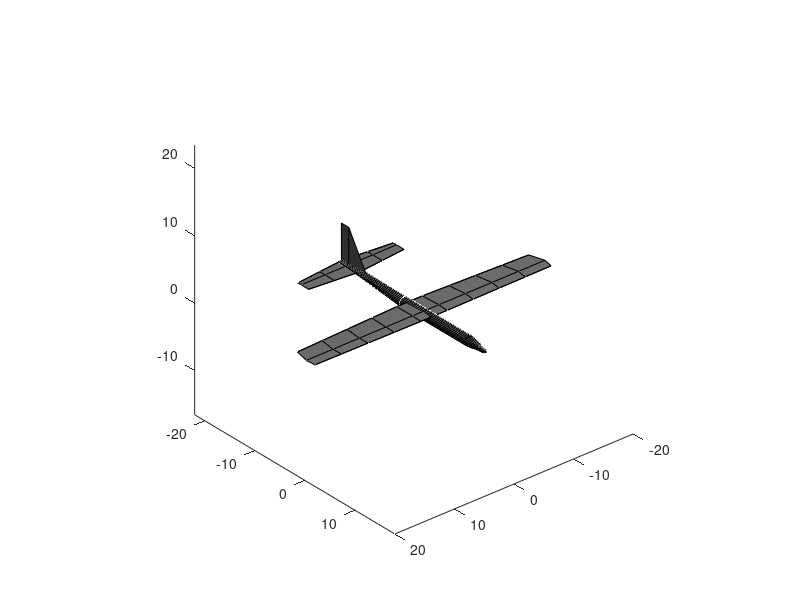

The MATLAB script that drew this image:
function [h] = draw(varargin) 
%C130 draws a simple 3D airplane loosely modelled after a Lockheed C-130.
% 
%% c130 Syntax 
% 
%  c130 
%  c130(x,y,z)
%  c130(...,'roll',RollDegrees)
%  c130(...,'pitch',PitchDegrees)
%  c130(...,'yaw',YawDegrees)
%  c130(...,'color',AirplaneColor)
%  c130(...,'fuselage',FuseLageColor)
%  c130(...,'wing',WingColor)
%  c130(...,'tailwing',TailwingColor)
%  c130(...,'fin',FinColor)
%  c130(...,'prop',PropellerColor)
%  c130(...,'scale',SizeScaleFactor)
%  c130(...,'z',ZScaleFactor)
%  c130(...,'linestyle','LineStyle')
%  c130(...,'linecolor',LineColor)
%  h = c130(...)
% 
%% c130 Description
%
% c130 draws a 3D airplane.
% 
% c130(x,y,z) draws an airplane centered approximately at the location
% given by x,y,z, where x, y, and z must be scalar values. 
% 
% c130(...,'roll',RollDegrees) specifies roll of the aircraft in degrees
% relative to the approximate center of gravity of the aircraft. 
%
% c130(...,'pitch',PitchDegrees) specifies pitch of the aircraft in
% degrees.
%
% c130(...,'yaw',YawDegrees) specifies yaw of the aircraft in degrees in
% the global coordinate system. The xyz2rpy function may help with
% determining appropriate yaw values. 
%
% c130(...,'color',AirplaneColor) specifies a color of all surfaces of
% the plane.  Color may be given by Matlab color name (e.g., 'red'),
% Matlab color abbreviation (e.g., 'r'), or RGB value (e.g., [1 0 0]).
% The 'color' option may be paired with options for specifying colors of
% specific parts of the plane.  For example, c130('color','b','wing',y)
% creates a blue airplane with yellow wings. Default color is gray. 
%
% c130(...,'fuselage',FuselageColor) specifies fuselage color. 
%
% c130(...,'wing',WingColor) specifies wing color. 
%
% c130(...,'tailwing',TailwingColor) specifies color of horizontal
% stabilizer wings at the tail of the plane. 
%
% c130(...,'fin',FinColor) specifies color of the vertical stabilizer fin
% at the tail of the plane. 
%
% c130(...,'prop',PropellerColor) specifies propeller color. 
%
% c130(...,'scale',SizeScaleFactor) scales dimensions of the plane by
% some scalar factor. By default, c130 draws an airplane with dimensions
% which approximately match the dimensions C-130 airplane in meters.  If you'd 
% like to draw a C-130 in dimensions of feet, try c130('scale',3.281). 
%
% c130(...,'z',ZScaleFactor) scales only vertical dimensions by some
% scalar value.  This may be useful if you're animating an airplane in a
% coordinate system where the vertical dimension is stretched to show
% relief.  If your axes are not equal, consider a ZScaleFactor given by
% the ratio of (xlim(2)-xlim(1))/(zlim(2)-zlim(1)). 
%
% c130(...,'linestyle','LineStyle') specifies style of the lines
% connecting surface vertices. Default is '-', but can be set to any
% valid linestyle, including 'none' to show a smooth surface. 
%
% c130(...,'linecolor',LineColor) specifies edge color of lines
% connecting surface verticies. Default line color is black. 
% 
% h = c130(...) returns handles of the 13 surface objects created by
% c130. Handles correspond to the following: 
% 
%   * h(1): main fuselage. 
%   * h(2): nose. 
%   * h(3): tail section of fuselage. 
%   * h(4): top side of main wing. 
%   * h(5): under side of main wing. 
%   * h(6): top side of tail wing. 
%   * h(7): under side of tail wing. 
%   * h(8): right side of fin. 
%   * h(9): left side of fin. 
%   * h(10:13): propellers.
%
%% Author Info
% Chad A. Greene of the University of Texas Institute for Geophysics (UTIG)
% wrote this on Saturday, September 27, 2014. Feel free to visit Chad on
% over at http://www.chadagreene.com. 
% 
% See also xyz2rpy

%% Set Defaults: 

wingColor     = .5*[1 1 1];
fusColor      = .5*[1 1 1];
tailWingColor = .5*[1 1 1];
finColor      = .5*[1 1 1];
propColor     = .5*[1 1 1];
edgeColor     = 'k';
linestyle     = '-'; 
scale         = 1; 
zscale        = 1; 
setroll       = false; 
setpitch      = false; 
setyaw        = false; 

%% Parse Inputs: 

if nargin>2 && isnumeric(varargin{1}) && isnumeric(varargin{2}) && isnumeric(varargin{3})
    x = varargin{1}; 
    y = varargin{2}; 
    z = varargin{3}; 
    assert(isscalar(x)==1,'c130 input x must be a scalar.')
    assert(isscalar(y)==1,'c130 input y must be a scalar.')
    assert(isscalar(z)==1,'c130 input z must be a scalar.')
else
    x = 0; 
    y = 0; 
    z = 0; 
end

tmp = strncmpi(varargin,'col',3); 
if any(tmp)
    wingColor     = varargin{find(tmp)+1}; 
    fusColor      = varargin{find(tmp)+1}; 
    tailWingColor = varargin{find(tmp)+1}; 
    finColor      = varargin{find(tmp)+1}; 
end

tmp = strncmpi(varargin,'fus',3)|strcmpi(varargin,'body'); 
if any(tmp)
    fusColor = varargin{find(tmp)+1}; 
end

tmp = strncmpi(varargin,'wing',4); 
if any(tmp)
    wingColor = varargin{find(tmp)+1}; 
end

tmp = strncmpi(varargin,'tail',4); 
if any(tmp)
    tailWingColor = varargin{find(tmp)+1}; 
end

tmp = strncmpi(varargin,'fin',3); 
if any(tmp)
    finColor = varargin{find(tmp)+1}; 
end

tmp = strncmpi(varargin,'prop',4); 
if any(tmp)
    propColor = varargin{find(tmp)+1}; 
end

tmp = strcmpi(varargin,'scale');  
if any(tmp) 
    scale = varargin{find(tmp)+1}; 
    assert(isscalar(scale)==1,'It may seem redundant, but the scale must be a scalar.')
end

tmp = strncmpi(varargin,'z',1); 
if any(tmp)
    zscale = varargin{find(tmp)+1}; 
    assert(isscalar(zscale)==1,'It may seem redundant, but the z scale must be a scalar.')
end

tmp = strncmpi(varargin,'lines',5); 
if any(tmp)
    linestyle = varargin{find(tmp)+1}; 
    assert(isnumeric(linestyle)==0,'LineStyle cannot be numeric.')
end

tmp = strncmpi(varargin,'linecol',7)|strncmpi(varargin,'edgecol',3); 
if any(tmp)
    edgeColor = varargin{find(tmp)+1}; 
end

tmp = strcmpi(varargin,'roll')|strcmpi(varargin,'biscuits'); 
if any(tmp)
    setroll = true; 
    roll = varargin{find(tmp)+1}; 
    assert(isscalar(roll)==1,'Roll must be a scalar value in degrees.')
end

tmp = strcmpi(varargin,'pitch'); 
if any(tmp)
    setpitch = true; 
    pitch = varargin{find(tmp)+1}; 
    assert(isscalar(pitch)==1,'Pitch must be a scalar value in degrees.')
end

tmp = strcmpi(varargin,'yaw')|strcmpi(varargin,'yall'); % to accommodate our southern friends 
if any(tmp)
    setyaw = true; 
    yaw = varargin{find(tmp)+1}; 
    assert(isscalar(yaw)==1,'Yaw must be a scalar value in degrees.')
end

%% Dimensions: 

% wing span
wingspan = 40*scale; 
%span HT
tailwingspan = 16*scale; 
%cr HT
tailLength = 12.5*scale; %12.5
% Lf
fusLength = 13*scale;  
% Rf
fusRadius = 0.7*scale;  %2.2
% cr wing
wingWidth = 5*scale; % changing wingWidth will affect several dimensions

% Center the dimensions: 
y = y+9*wingWidth/5; 
z = z+fusRadius; 

%% Determine if a figure is already open: 

initialHoldState = 0; 
SetView = isempty(get(gcf,'CurrentAxes'));
    
if ~SetView
    if ishold
        initialHoldState = 1; % documents initial hold state to reset it later 
    else 
        cla % if hold is on initially, clear the axes and make a new plot
        SetView = true;
    end      
end

%% Draw surfaces: 

% Fuselage: 
[xcf,zcf,ycf] = cylinder(fusRadius); 
h(1) = surface(xcf+x,y-ycf*fusLength,z+zcf*zscale,...
    'facecolor',fusColor,'linestyle',linestyle,...
    'edgecolor',edgeColor);
if ~initialHoldState
    hold on
end

% Nose: 
[xcn,zcn,ycn] = cylinder(fusRadius.*([1 .95 .9 .8 .7 .5 .5 .5 .5]).*(cos(linspace(0,pi/2,9)).^.2)); 
zcn(6:end,:) = zcn(6:end,:)-fusRadius/5; 
ycn = -ycn.*.7*wingWidth; 
h(2) = surface(x+xcn,y-ycn,z+zcn*zscale,...
    'facecolor',fusColor,'linestyle',linestyle,...
    'edgecolor',edgeColor);

% Tail
x1 = xcf(1,:); 
x2 = .8*x1;% zeros(size(x1)); 
y1 = fusLength*ones(size(x1)); 
y2 = y1+tailLength; 
z1 = zcf(1,:); 
z2 = fusRadius*ones(size(z1)); 
h(3) = surface(x+[x1;x2],y-[y1;y2],z+[z1;z2]*zscale,...
    'facecolor',fusColor,'linestyle',linestyle,...
    'edgecolor',edgeColor);

% Wings: 
xw1 = -linspace(-wingspan/2,wingspan/2,10); 
yw1 = 1.4*wingWidth + abs(xw1)/100; 
yw2 = zeros(size(xw1))+1.4*wingWidth + wingWidth/3; 
yw3 = yw1 + wingWidth-abs(xw1)/20; 
zw1 = .85*fusRadius*ones(size(xw1)); 
h(4) = surface(x+[.99*xw1;xw1;.97*xw1],y-[yw1;yw2;yw3],...
    z+[zw1;zw1+.15*fusRadius;zw1]*zscale,'facecolor',wingColor,...
    'linestyle',linestyle,'edgecolor',edgeColor);
h(5) = surface(x+[.99*xw1;xw1;.97*xw1],y-[yw1;yw2;yw3],...
    z+[zw1;zw1;zw1]*zscale,'facecolor',wingColor,...
    'linestyle',linestyle,'edgecolor',edgeColor);

% tail wing: 
xtw1 = -linspace(-tailwingspan/2,tailwingspan/2,5); 
xtw = [xtw1;xtw1;xtw1];
ytw1 = fusLength+.7*tailLength+ abs(xtw1)/10;
ytw2 = zeros(size(xtw1))+ fusLength+.88*tailLength;
ytw3 = ytw2+.12*tailLength-abs(xtw1)/10;
ytw = [ytw1; ytw2;ytw3]; 
ztw1 = .9*fusRadius*ones(size(xtw1)); 
h(6) = surface(x+xtw,y-ytw,z+[ztw1;ztw1+.05*fusRadius;ztw1]*zscale,...
    'facecolor',tailWingColor,'linestyle',linestyle,...
    'edgecolor',edgeColor); 
h(7) = surface(x+xtw,y-ytw,z+[ztw1;ztw1;ztw1]*zscale,...
    'facecolor',tailWingColor,'linestyle',linestyle,...
    'edgecolor',edgeColor);

% Fin: 
yts = fusLength+tailLength*[1 .88 .6]; 
yts = [yts;yts]; 
zts = fusRadius*[1 1 1]; 
zts(2,:)= zts+1.1*wingWidth*[1 1 0]; 
xts = [0 fusRadius/20 0;0 fusRadius/40 0]; 
h(8) = surface(x+xts,y-yts,z+zts*zscale,...
    'facecolor',finColor,'linestyle',linestyle,...
    'edgecolor',edgeColor);
h(9) = surface(x-xts,y-yts,z+zts*zscale,...
    'facecolor',finColor,'linestyle',linestyle,...
    'edgecolor',edgeColor);

% Propellers: 
% xp = .4*wingWidth*sin(0:.2:2*pi); 
% zp = .4*wingWidth*cos(0:.2:2*pi)+.4*wingWidth; 
% yp = zeros(size(xp))-1.2*wingWidth; 
% h(10) = patch(x+xp-2.16*wingWidth,y+yp,z+zp*zscale,propColor); 
% h(11) = patch(x+xp+2.16*wingWidth,y+yp,z+zp*zscale,propColor); 
% h(12) = patch(x+xp-1.2*wingWidth,y+yp,z+zp*zscale,propColor); 
% h(13) = patch(x+xp+1.2*wingWidth,y+yp,z+zp*zscale,propColor); 
% set(h(10:13),'facealpha',.2,'edgealpha',.5)


%% Set Roll, Pitch, and Yaw: 

if setroll
    rotate(h,[0 1 0],roll,[x y z]);
end

if setpitch
    rotate(h,[1 0 0],pitch,[x y z]);
end

if setyaw
    rotate(h,[0 0 1],yaw,[x y z]);
end

%% Set view

if SetView
    view([140 30]); 
    axis tight equal
    lighting gouraud
    camlight
else
    axis auto
end

%% Clean up: 

% Return axes to initial hold state
if ~initialHoldState
    hold off
end
    
% Discard surface handles if they're unwanted: 
if nargout==0
    clear h
end
end